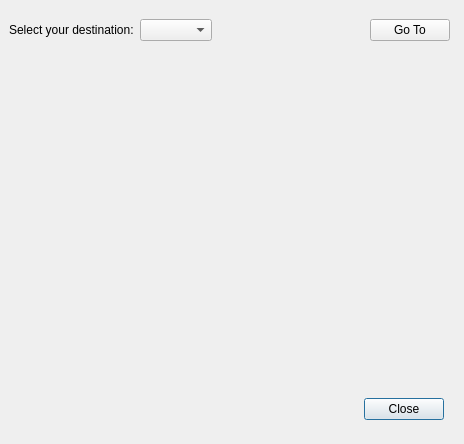
<ui version="4.0">
 <class>tourGuideDialog</class>
 <widget class="QDialog" name="tourGuideDialog">
  <property name="geometry">
   <rect>
    <x>0</x>
    <y>0</y>
    <width>464</width>
    <height>444</height>
   </rect>
  </property>
  <property name="sizePolicy">
   <sizepolicy hsizetype="Fixed" vsizetype="Fixed">
    <horstretch>0</horstretch>
    <verstretch>0</verstretch>
   </sizepolicy>
  </property>
  <property name="windowTitle">
   <string>Tour Guide</string>
  </property>
  <widget class="QDialogButtonBox" name="buttonBox">
   <property name="geometry">
    <rect>
     <x>13</x>
     <y>390</y>
     <width>431</width>
     <height>39</height>
    </rect>
   </property>
   <property name="standardButtons">
    <set>QDialogButtonBox::Close</set>
   </property>
  </widget>
  <widget class="QWidget" name="verticalLayoutWidget">
   <property name="geometry">
    <rect>
     <x>9</x>
     <y>19</y>
     <width>441</width>
     <height>361</height>
    </rect>
   </property>
   <layout class="QVBoxLayout" name="verticalLayout">
    <item>
     <layout class="QHBoxLayout" name="horizontalLayout">
      <item>
       <widget class="QLabel" name="label">
        <property name="text">
         <string>Select your destination:</string>
        </property>
       </widget>
      </item>
      <item>
       <widget class="QComboBox" name="selectionComboBox">
        <property name="sizeAdjustPolicy">
         <enum>QComboBox::AdjustToContentsOnFirstShow</enum>
        </property>
       </widget>
      </item>
      <item>
       <spacer>
        <property name="orientation">
         <enum>Qt::Horizontal</enum>
        </property>
        <property name="sizeHint" stdset="0">
         <size>
          <width>40</width>
          <height>20</height>
         </size>
        </property>
       </spacer>
      </item>
      <item>
       <widget class="QPushButton" name="gotoButton">
        <property name="text">
         <string>Go To</string>
        </property>
       </widget>
      </item>
     </layout>
    </item>
    <item>
     <widget class="QLabel" name="selectionDescription">
      <property name="text">
       <string/>
      </property>
      <property name="alignment">
       <set>Qt::AlignLeading|Qt::AlignLeft|Qt::AlignTop</set>
      </property>
      <property name="wordWrap">
       <bool>true</bool>
      </property>
     </widget>
    </item>
    <item>
     <spacer>
      <property name="orientation">
       <enum>Qt::Vertical</enum>
      </property>
      <property name="sizeHint" stdset="0">
       <size>
        <width>20</width>
        <height>40</height>
       </size>
      </property>
     </spacer>
    </item>
   </layout>
  </widget>
 </widget>
 <resources/>
 <connections>
  <connection>
   <sender>buttonBox</sender>
   <signal>accepted()</signal>
   <receiver>tourGuideDialog</receiver>
   <slot>accept()</slot>
   <hints>
    <hint type="sourcelabel">
     <x>407</x>
     <y>471</y>
    </hint>
    <hint type="destinationlabel">
     <x>8</x>
     <y>445</y>
    </hint>
   </hints>
  </connection>
  <connection>
   <sender>buttonBox</sender>
   <signal>rejected()</signal>
   <receiver>tourGuideDialog</receiver>
   <slot>close()</slot>
   <hints>
    <hint type="sourcelabel">
     <x>228</x>
     <y>409</y>
    </hint>
    <hint type="destinationlabel">
     <x>231</x>
     <y>221</y>
    </hint>
   </hints>
  </connection>
 </connections>
</ui>
